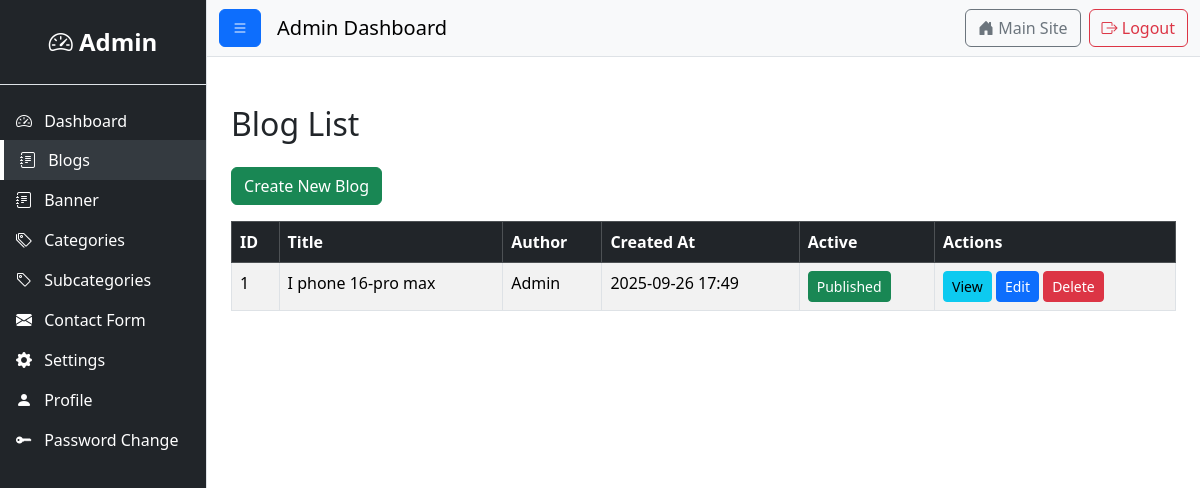
Screenshot of /user/blogs with the database file from the repository.
### blog/models.py (models this page shows, shortened)
class Blog(models.Model):
    title = models.CharField(max_length=200)
    slug = models.SlugField(unique=True, blank=True)
    content = RichTextField()
    author = models.CharField(max_length=100, default='Admin')
    created_at = models.DateTimeField(auto_now_add=True)
    updated_at = models.DateTimeField(auto_now=True)
    published = models.BooleanField(default=False)
    category = models.ForeignKey('Category', on_delete=models.SET_NULL, null=True, blank=True)
    subcategory = models.ForeignKey('SubCategory', on_delete=models.SET_NULL, null=True, blank=True)
    image = models.ImageField(upload_to=file_image, blank=True, null=True)
    meta_title = models.CharField(max_length=160, blank=True, null=True)
    meta_description = models.CharField(max_length=160, blank=True, null=True)
    meta_keywords = models.CharField(max_length=255, blank=True, null=True)
    meta_image = models.ImageField(upload_to=file_meta_image, blank=True, null=True)
    class Meta:
        ordering = ['-created_at']
        verbose_name_plural = "Blogs"

### user/views.py (the view)
# urls.py: path('blogs', views.all_blogs, name='all-blogs'),
def all_blogs(request):
    blogs = Blog.objects.all().order_by('-created_at')
    context = {
        'blogs': blogs,
    }
    return render(request, 'user/blog_list.html', context)

### home/context_processors.py (called while the page is built)
def websetting_processor(request):
    websetting = Websetting.objects.first()
    return {'websetting': websetting}

### user/templates/user/blog_list.html (shortened to what this page needs)
{% extends "base.html" %}
{% load static %}
{% block content %}
<div class="container mt-5">
    <h2 class="mb-4">Blog List</h2>
    <a href="{% url 'blog:blog-create' %}" class="btn btn-success mb-3">Create New Blog</a>
    <table class="table table-bordered table-striped">
        <thead class="table-dark">
            <tr>
                <th>ID</th>
                <th>Title</th>
                <th>Author</th>
                <th>Created At</th>
                <th>Active</th>
                <th>Actions</th>
            </tr>
        </thead>
        <tbody>
            {% for blog in blogs %}
            <tr>
                <td>{{ blog.id }}</td>
                <td>{{ blog.title }}</td>
                <td>{{ blog.author }}</td>
                <td>{{ blog.created_at|date:"Y-m-d H:i" }}</td>
                 <td>
  <button
      class="btn btn-sm toggle-publish {% if blog.published %}btn-success{% else %}btn-danger{% endif %}"
      data-id="{{ blog.id }}">
      {% if blog.published %} Published {% else %} Unpublished {% endif %}
  </button>
</td>
                <td>
                    <a href="{% url 'blog:blog-post' blog.slug %}" class="btn btn-info btn-sm">View</a>
                    <a href="{% url 'blog:blog-edit' blog.id %}" class="btn btn-primary btn-sm">Edit</a>
                    <form action="{% url 'blog:blog-delete' blog.id %}" method="post" class="d-inline">
                        <button type="submit" class="btn btn-danger btn-sm" onclick="return confirm('Are you sure?');">Delete</button>
                    </form>
                </td>
            </tr>
            {% empty %}
            <tr>
                <td colspan="5" class="text-center">No blogs found.</td>
            </tr>
            {% endfor %}
        </tbody>
    </table>
</div>
{% endblock %}

### rows the page displays
Blog: id "1", title "I phone 16-pro max", author "Admin", created_at "2025-09-26 17:49", published "Published"
